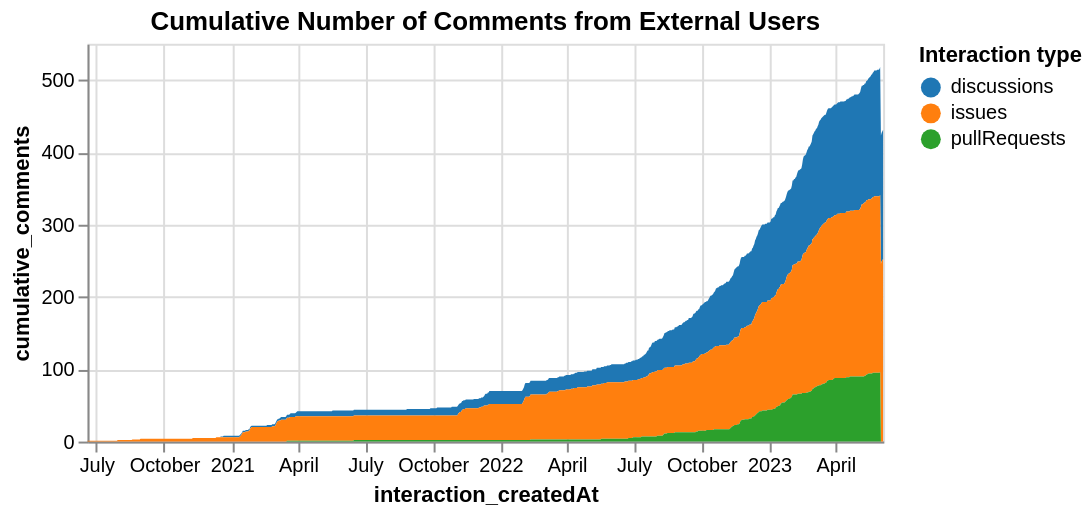

The Vega-Lite source for this figure:
### Vega-Lite specification from a JSON file in a GitHub repository (floating-point values rounded to 4 significant figures; data arrays with more than 128 entries replaced by an {"elided": "..."} marker saying what was removed)
{"config": {"view": {"continuousWidth": 400, "continuousHeight": 300}}, "data": {"name": "data-3dd81a19cd0da2f7248b1d2b33d9ba23"}, "mark": "area", "encoding": {"color": {"field": "interaction_type", "legend": {"orient": "right"}, "scale": {"scheme": "category10"}, "title": "Interaction type", "type": "nominal"}, "tooltip": [{"field": "interaction_createdAt", "type": "temporal"}, {"field": "cumulative_comments", "type": "quantitative"}], "x": {"field": "interaction_createdAt", "type": "temporal"}, "y": {"field": "cumulative_comments", "type": "quantitative"}}, "height": 200, "title": "Cumulative Number of Comments from External Users", "$schema": "https://vega.github.io/schema/vega-lite/v5.json", "datasets": {"data-3dd81a19cd0da2f7248b1d2b33d9ba23": {"elided": "2790 records"}}}
